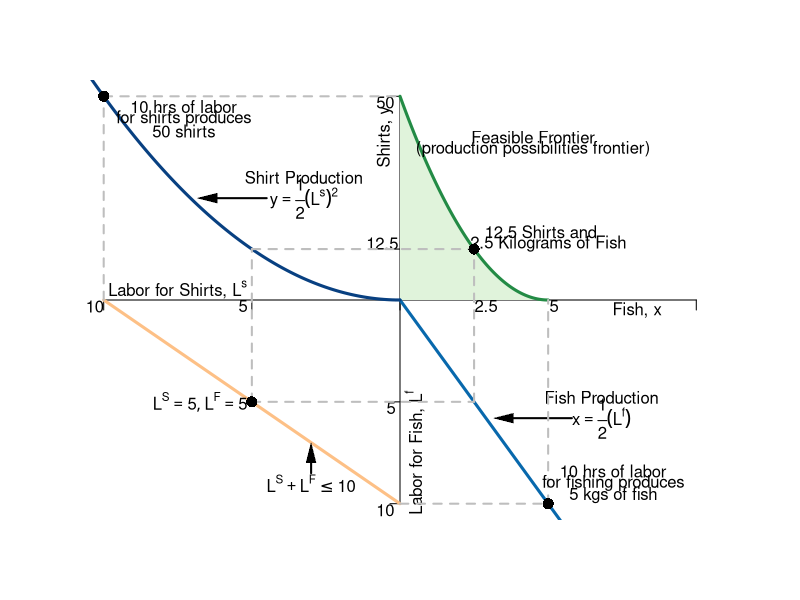

Write R code to recreate this figure.
#Graph Designer: Simon Halliday
#Authors: Bowles, Foley and Halliday
#Title: Coordination, Conflict and Competition: A Text in Microeconomics

require(shape)
pdf(file = "bfh-textbook/indmarketdemand/ppf_eos.pdf", width = 9, height = 9)

#Set parameters for graphics
axislabelsize <- 1
graphlinewidth <- 3
segmentlinewidth <- 2

COL <- c("#7fc97f", "#beaed4", "#fdc086", "#ffff99", "#386cb0", "#f0027f", "#bf5b17", "#666666")
COLA <- c("#e0f3db", "#99d8c9","#66c2a4","#41ae76", "#238b45", "#005824")
COLB <- c("#4eb3d3", "#2b8cbe", "#0868ac","#084081")

#Edited the margins to cater for the larger LHS labels
par(mar =  c(4, 4, 4, 4))

#Change this to make it log of l 

# ppf <- function(l, k = 0.5) {
#   k * (1/l)
# }

ppf <- function(fish, k = 0.1, alpha = 2, maxfish = 5) {
  k * (fish - maxfish)^alpha 
}

fishProd <- function(l, k = 0.5){
  (-k)*l
}

feasibleLabor <- function(l, time = 10){
  - time - l
}

manufactureProd <- function(l, k = 0.1, alpha = 2){
  k * (-l)^alpha
}

xlims <- c(-10, 10)
ylims <- c(-10, 10)

npts <- 501 
x <- seq(xlims[1], xlims[2], length.out = npts)
y <- seq(ylims[1], ylims[2], length.out = npts) 
a <- c(13, 15, 17)

plot(0, 0, xlim = xlims, ylim = ylims, type = "n",
     xlab = expression(paste("")),
     ylab = expression(paste("")), 
     xaxt = "n", 
     yaxt = "n", 
     cex.lab = axislabelsize, 
     bty = "n"
)

ticksy <- c(ylims[1], -5, 0, 2.5, ylims[2])
ylabels <- c(NA, NA, NA, NA, NA)
ticksx <- c(xlims[1], -5, 0, xlims[2])
xlabels <- c(NA, NA, NA)

axis(1, at = ticksx, pos = 0, labels = xlabels)
axis(2, at = ticksy, pos = 0, labels = ylabels, las = 1)

npts <- 500 
xx1 <- seq(0, 5, length.out = npts)
xx2 <- seq(0, xlims[2], length.out = npts)
xx3 <- seq(xlims[1], 0, length.out = npts)
xx4 <- seq(-11, 0, length.out = npts)

#Draw the polygon for shading the feasible set
xpoly1 <- seq(from = 0, to = 5, length.out = 500)
ypoly1 <- ppf(xpoly1, k = 10/25, alpha = 2, maxfish = 5)
polygon(x = c(xpoly1, rev(xpoly1[1])), y = c(ypoly1, rev(ypoly1)[1]), col=COLA[1], density=NULL, border = NA)

#Draw the graphs
lines(xx1, ppf(xx1, k = 10/25, alpha = 2, maxfish = 5), col = COLA[5], lwd = graphlinewidth)
lines(xx2, fishProd(xx2, k = 2), col = COLB[3], lwd = graphlinewidth)
lines(xx3, feasibleLabor(xx3, time = 10), col = COL[3], lwd = graphlinewidth)
lines(xx4, manufactureProd(xx4, k = 0.1, alpha = 2), col = COLB[4], lwd = graphlinewidth)

#mtext(expression(paste("Quantity of fish, ", x)), side=1, line = 2.5, cex = axislabelsize)
text(-0.5, 8, expression(paste("Shirts, ", y)), xpd = TRUE, cex = axislabelsize, srt = 90) 
text(8, -0.5, expression(paste("Fish, ", x)), xpd = TRUE, cex = axislabelsize)
text(0.5, -7.5, expression(paste("Labor for Fish, ", L^f)), xpd = TRUE, cex = axislabelsize, srt= 90) 
text(-7.5, 0.5, expression(paste("Labor for Shirts, ", L^s)), xpd = TRUE, cex = axislabelsize)

#Label the points on the axes we want
text(-0.6, 2.8, expression(paste(12.5)), xpd = TRUE, cex = axislabelsize)
text(-0.5, 9.7, expression(paste(50)), xpd = TRUE, cex = axislabelsize)
text(2.9, -0.3, expression(paste(2.5)), xpd = TRUE, cex = axislabelsize)
text(5.2, -0.3, expression(paste(5)), xpd = TRUE, cex = axislabelsize)
text(-5.3, -0.3, expression(paste(5)), xpd = TRUE, cex = axislabelsize)
text(-0.3, -5.3, expression(paste(5)), xpd = TRUE, cex = axislabelsize)
text(-10.3, -0.3, expression(paste(10)), xpd = TRUE, cex = axislabelsize)
text(-0.5, -10.3, expression(paste(10)), xpd = TRUE, cex = axislabelsize)

#Label the two production functions
#Clothing
text(-3.25, 6, expression(paste("Shirt Production")), xpd = TRUE, cex = axislabelsize)
text(-3.25, 5, expression(paste(y == frac(1,2)(L^s)^2)), xpd = TRUE, cex = axislabelsize)
Arrows(-4.5, 5, -6.5, 5, col = "black", lty = 1, lwd = 2, arr.type = "triangle", arr.lwd = 0.5)

#Fishing
text(6.8, -4.8, expression(paste("Fish Production")), xpd = TRUE, cex = axislabelsize)
text(6.8, -5.8, expression(paste(x == frac(1,2)(L^f))), xpd = TRUE, cex = axislabelsize)
Arrows(5.8, -5.8, 3.5, -5.8, col = "black", lty = 1, lwd = 2, arr.type = "triangle", arr.lwd = 0.5)

#Draw segments for the 50/50 split of time
segments(-5, -5, -5, 2.5, lty = 2, col = "gray", lwd = segmentlinewidth)
segments(-5, -5, 2.5, -5, lty = 2, col = "gray", lwd = segmentlinewidth)
segments(-5, 2.5, 2.5, 2.5, lty = 2, col = "gray", lwd = segmentlinewidth)
segments(2.5, -5, 2.5, 2.5, lty = 2, col = "gray", lwd = segmentlinewidth)

#Annotate Max time on clothes
segments(-10, 0, -10, 10, lty = 2, col = "gray", lwd = segmentlinewidth)
segments(-10, 10, 0, 10, lty = 2, col = "gray", lwd = segmentlinewidth)
text(-7.3, 9.5, expression(paste("10 hrs of labor")))
text(-7.3, 8.9, expression(paste("for shirts produces")))
text(-7.3, 8.3, expression(paste("50 shirts")))
points(-10, 10, pch = 16, col = "black", cex = 1.5)

#Annotate Max time on fishing
segments(0, -10, 5, -10, lty = 2, col = "gray", lwd = segmentlinewidth)
segments(5, -10, 5, 0, lty = 2, col = "gray", lwd = segmentlinewidth)
text(7.2, -8.4, expression(paste("10 hrs of labor")))
text(7.2, -9, expression(paste("for fishing produces")))
text(7.2, -9.6, expression(paste("5 kgs of fish")))
points(5, -10, pch = 16, col = "black", cex = 1.5)

#Annotate point on ppf 
points(2.5, 2.5, pch = 16, col = "black", cex = 1.5)
text(4.75, 3.35, expression(paste("12.5 Shirts and")))
text(5, 2.75, expression(paste("2.5 Kilograms of Fish")))

#Annotate point on labor feasibility frontier
points(-5, -5, pch = 16, col = "black", cex = 1.5)
text(-6.75, -5, expression(paste(list(L^S ==5, L^F == 5) )))

text(-3, -9, expression(paste(L^S + L^F <= 10)))
Arrows(-3, -8.5, -3, -7.5, col = "black", lty = 1, lwd = 2, arr.type = "triangle", arr.lwd = 0.5)

#Label the feasible frontier
text(4.5, 8, expression("Feasible Frontier"))
text(4.5, 7.4, expression("(production possibilities frontier)"))


dev.off()
